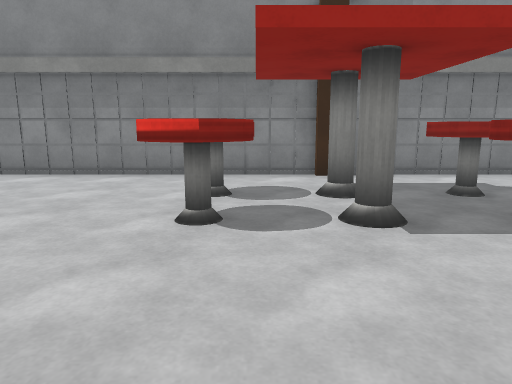
view 1 (above)

20 first-person views from a walk through a 3-D level made in the Unity game engine. The camera is 1.2 m above the floor, tilts 10° down and sees 70° across. The floor is counted in squares, 1 m on a side. Each view is taken from the middle of a square. On the plan, view 1 faces up. The plan holds only what a view shows up to about 15 squares ahead; the rest is blank. The place goes on beyond the plan. Surface patterns are stand-ins for the level's own textures.

view 2
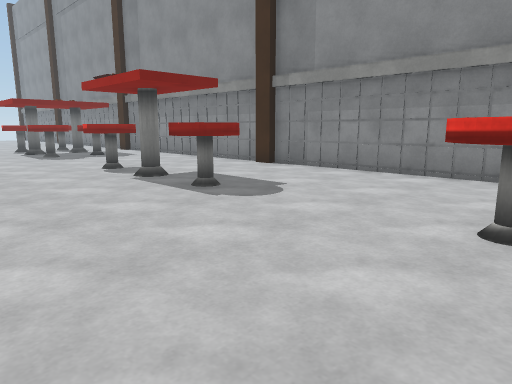

view 3
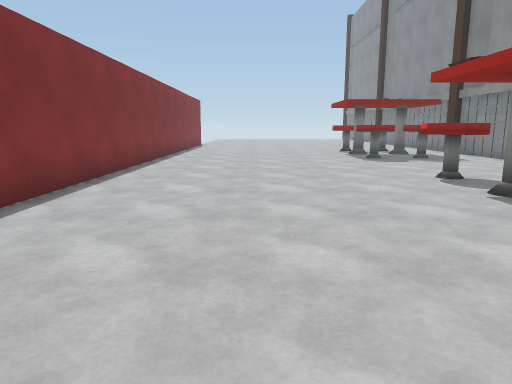

view 4
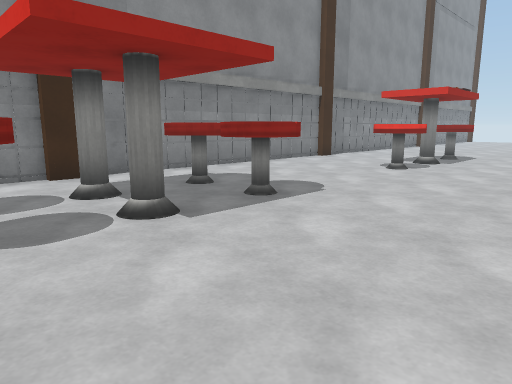

view 5
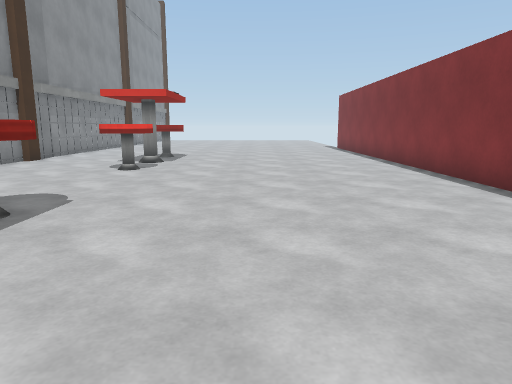

view 6
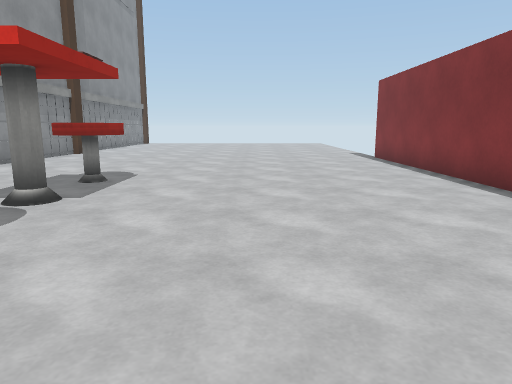

view 7
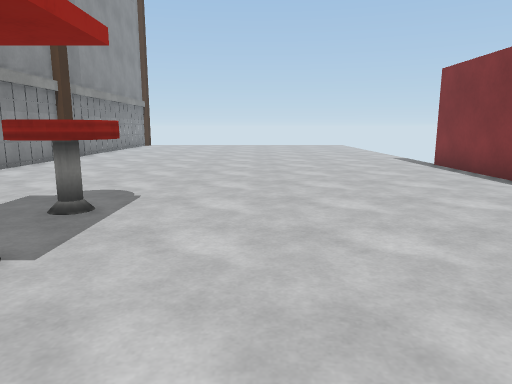

view 8
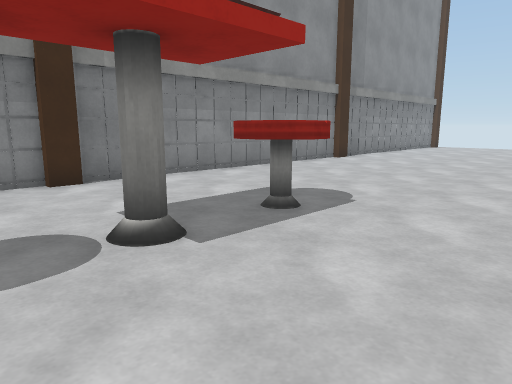

view 9
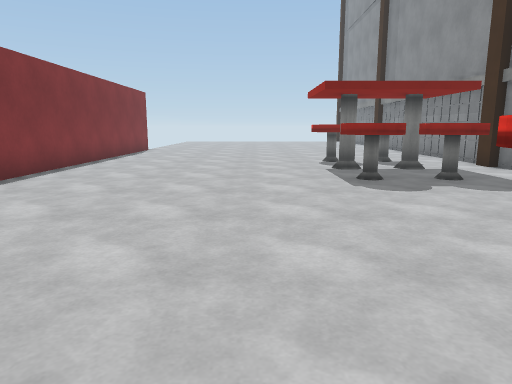

view 10
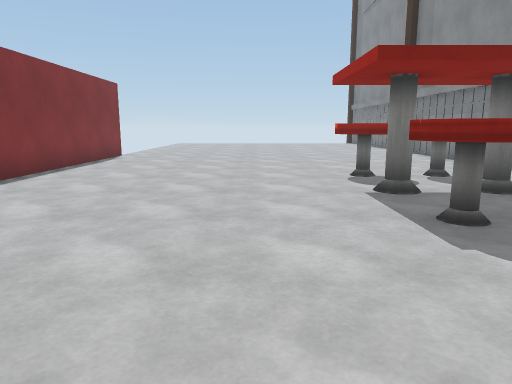

view 11
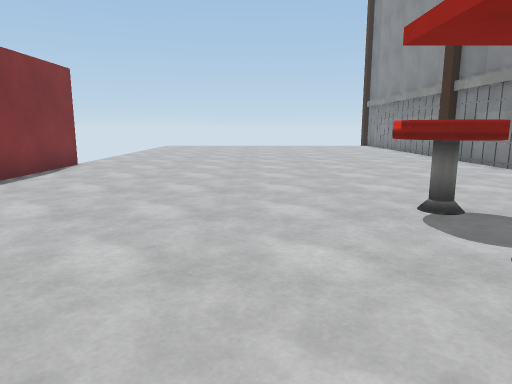

view 12
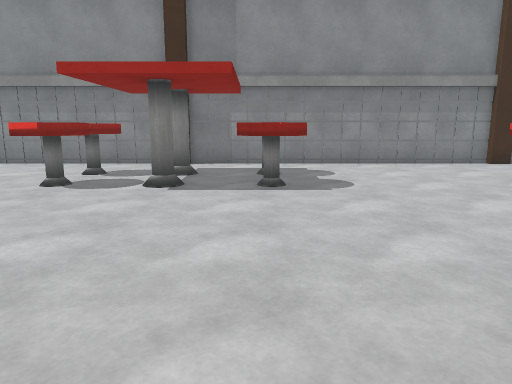

view 13
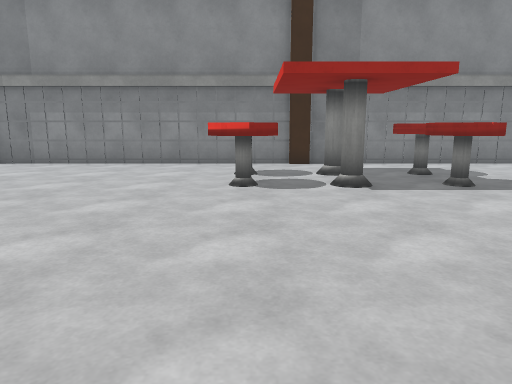

view 14
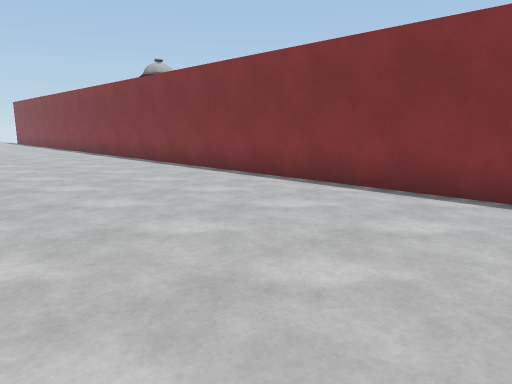

view 15
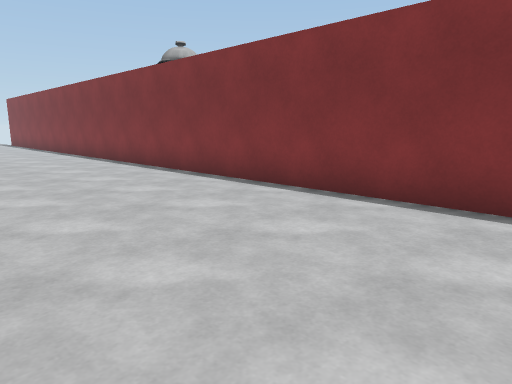

view 16
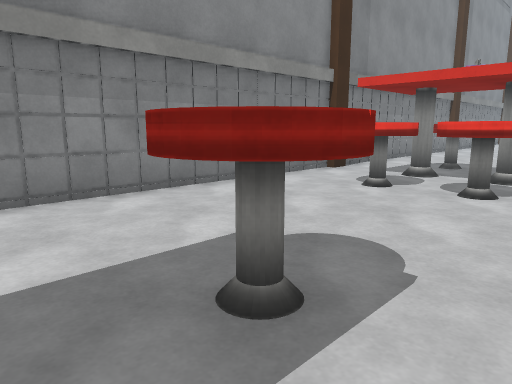

view 17
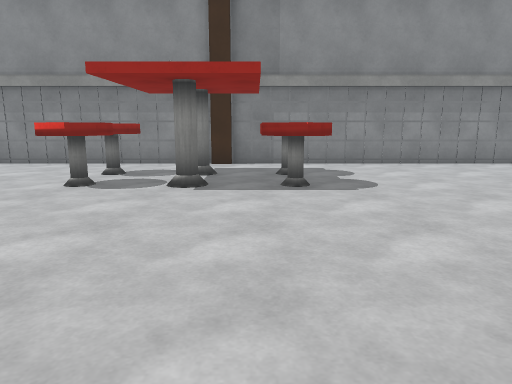

view 18
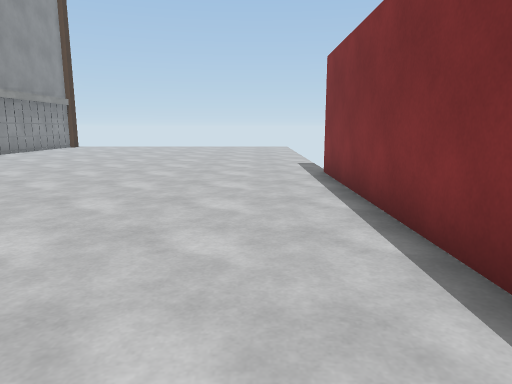

view 19
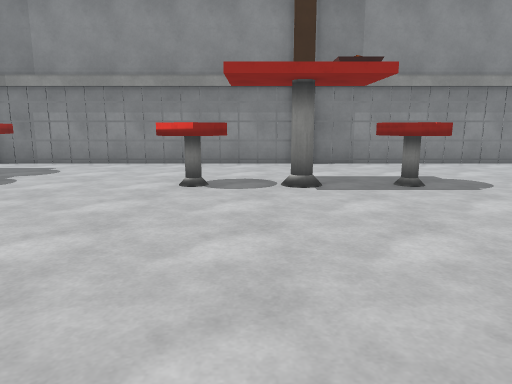

view 20
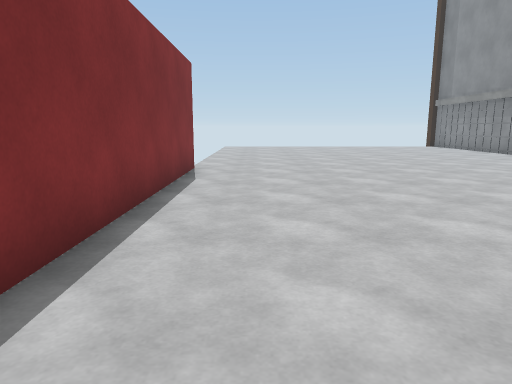

### Floor plan
Key: @ floor where view 1 was taken; # wall or solid block; x gap in a wall; . floor; = window, fence, low wall or low ledge; ^ raised ledge; O other object.
Columns run from 29 left of view 1 to 23 right of it. Each row starts with its distance up from view 1.
 10 #####################################################
  9 ....................................................#
  8 .....................................................
  7 .......^^x .^^..............^^##^^...................
  6 .......^^.x.^^..............^^###^...................
  5 .......^^x#.^^....^^..^^....^^O#^^....^^.#x^^........
  4 .......#^...^^....^...^^....^^...^....=^...^#........
  3 .....................................................
  2 .....................................................
  1 .....................................................
  0 .............................@.......................
 -1 .....................................................
 -2 .....................................................
 -3 .....................................................
 -4  ##################################################

Where each view was taken, in squares from view 1:
view 1: 0 up, 0 right, facing up
view 2: 0 up, 0 right, facing up-left
view 3: 0 up, 2 left, facing left
view 4: 0 up, 1 left, facing up-right
view 5: 1 up, 1 left, facing right
view 6: 1 up, 6 right, facing right
view 7: 2 up, 9 right, facing right
view 8: 1 up, 10 right, facing up-right
view 9: 2 up, 8 left, facing left
view 10: 2 up, 12 left, facing left
view 11: 2 up, 16 left, facing left
view 12: 3 down, 17 left, facing up
view 13: 3 down, 21 left, facing up
view 14: 3 up, 11 left, facing down-right
view 15: 2 up, 8 left, facing down-right
view 16: 3 up, 8 left, facing up-right
view 17: 3 down, 3 right, facing up
view 18: 2 down, 11 right, facing right
view 19: 3 down, 11 right, facing up
view 20: 2 down, 17 left, facing left
